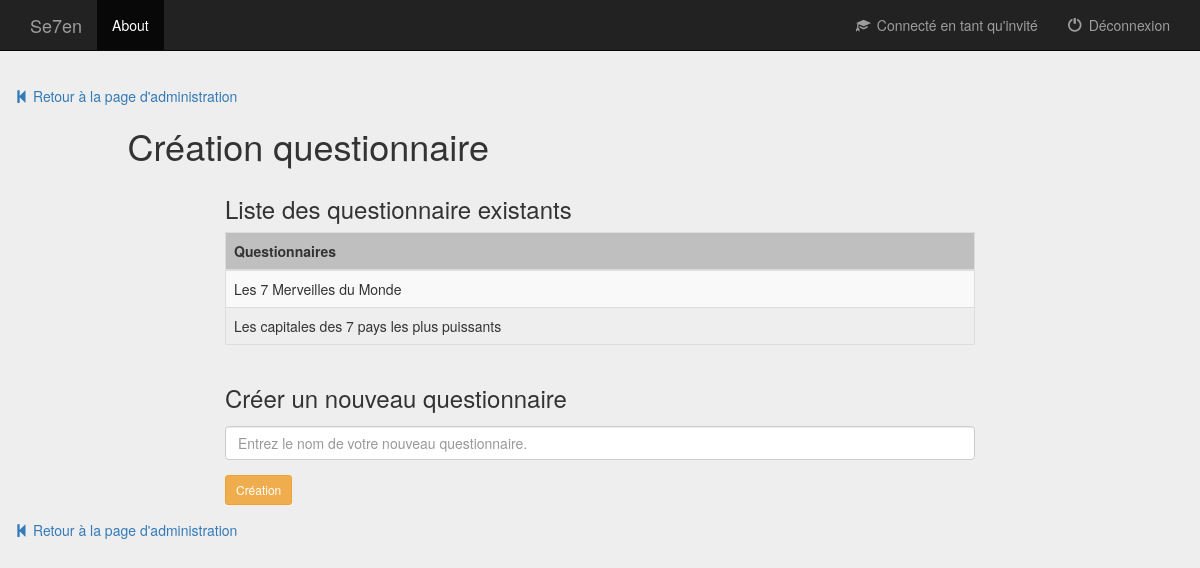
Screenshot of /main/creation_questionnaire.php with the database file from the repository.
### tables this page shows
CREATE TABLE `questionnaires` (
  `idQuestionnaire` smallint(6) NOT NULL,
  `nomQuestionnaire` tinytext NOT NULL,
  `statut` varchar(50)

);

### main/creation_questionnaire.php (the view, shortened to what this page needs)
<?php
    require ('header.php');
    require('../database_auth.php');
?>
	<div>
	    <a href="administration.php" class='return_links'>
	        <span class="glyphicon glyphicon-step-backward"></span>
	        Retour à la page d'administration
	    </a>
	</div>
	<div class="col-lg-12 col-md-12 col-sm-12">
		<div class="col-lg-offset-1 col-lg-11 col-md-offset-1 col-md-11 col-sm-offset-1 col-sm-11"> <h1>Création questionnaire</h1>
		</div>
		<div class="col-lg-offset-2 col-lg-8 col-lg-offset-2 col-md-offset-2 col-md-8 col-md-offset-2 col-sm-offset-2 col-8 6 col-sm-offset-11">
			<h3>Liste des questionnaire existants</h3>
			<table class="table table-striped table-bordered">
		        <thead>
		          <tr>
		            <th>Questionnaires</th>
		          </tr>
		        </thead>
		        <tbody>
			<?php
			    $req=$bd->prepare("SELECT * FROM questionnaires");
			    $req->execute();
			    while($tab = $req->fetch(PDO::FETCH_ASSOC)){
					echo "<tr>";
					echo "<td>" . htmlspecialchars($tab['nomQuestionnaire'], ENT_QUOTES) . "</td>";
					echo "</tr>";
			    }
			?>
				</tbody>
			</table>
		</div>
		<div class="col-lg-offset-2 col-lg-8 col-lg-offset-2 col-md-offset-2 col-md-8 col-md-offset-2 col-sm-offset-2 col-8 6 col-sm-offset-11" id="form_create_questionnaire">
			<h3>Créer un nouveau questionnaire</h3>
				<input type="text" id="newQuestionnaire" class="form-control" placeholder="Entrez le nom de votre nouveau questionnaire.">
				<button type="button" id="buttonSubmitNewQuestionnaire" class="btn btn-sm btn-warning">Création</button>
		</div>
	</div>
	<div>
	    <a href="administration.php" class='return_links'>
	        <span class="glyphicon glyphicon-step-backward"></span>
	        Retour à la page d'administration
	    </a>
	</div>
</body>
</html>

### main/css/header.css (style rules this page uses)
body { padding-bottom: 40px; background-color: #eee; }

### main/css/administration.css (style rules this page uses)
thead { background-color: #bfbfbf; font-weight: bold; }

### main/css/gestionnaire_questionnaire.css (style rules this page uses)
.return_links { margin-left: 15px; }

### main/css/creation_questionnaire.css (style rules this page uses)
#newQuestionnaire { margin-top: 15px; }
#buttonSubmitNewQuestionnaire { margin-top: 15px; }

### main/css/score.css (style rules this page uses)
.return_links { margin-left: 15px; }

### rows the page displays
questionnaires: nomQuestionnaire "Les 7 Merveilles du Monde"
questionnaires: nomQuestionnaire "Les capitales des 7 pays les plus puissants"
